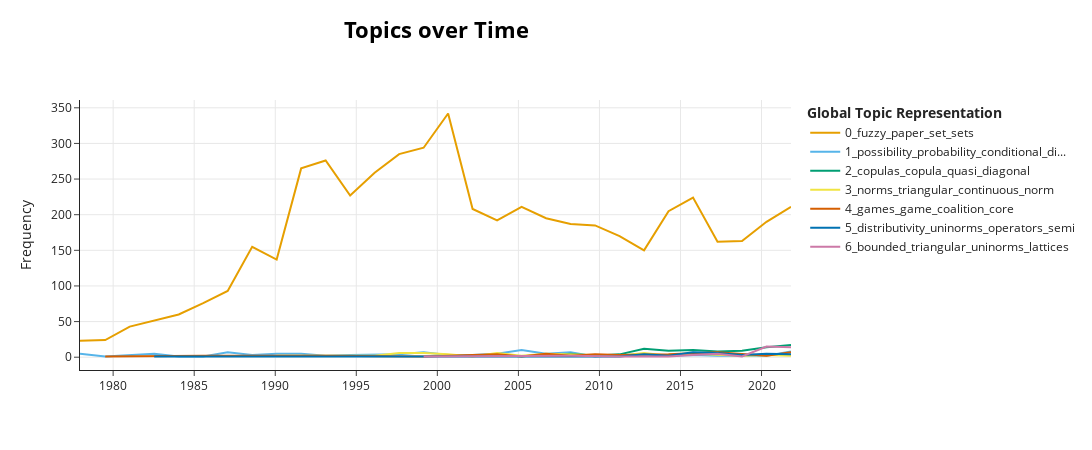

Notebook source saved alongside this figure:
### Code cell
top_n_topics = 7
img = topic_model.visualize_topics_over_time(topics_over_time, top_n_topics=top_n_topics)
img.show()

file_name = "plt\\plt_b_" + str(nr_bins) + "_t_" + str(top_n_topics) + ".html"
# img.write_image("test.png")
img.write_html(file_name)

### Figure 1 — Plotly figure (JSON) as saved in the notebook; plotly's stock layout.template omitted (floating-point values rounded to 4 significant figures)
{"data": [{"hoverinfo": "text", "hovertext": ["<b>Topic 0</b><br>Words: fuzzy, sets, decision, problem, paper", "<b>Topic 0</b><br>Words: fuzzy, decision, sets, formal, function", "<b>Topic 0</b><br>Words: fuzzy, set, paper, measure, subgroup", "<b>Topic 0</b><br>Words: fuzzy, paper, set, subgroups, sets", "<b>Topic 0</b><br>Words: fuzzy, paper, set, properties, linear", "<b>Topic 0</b><br>Words: fuzzy, set, paper, relation, sets", "<b>Topic 0</b><br>Words: fuzzy, set, sets, paper, problem", "<b>Topic 0</b><br>Words: fuzzy, paper, sets, linear, set", "<b>Topic 0</b><br>Words: fuzzy, set, paper, sets, theory", "<b>Topic 0</b><br>Words: fuzzy, paper, set, sets, spaces", "<b>Topic 0</b><br>Words: fuzzy, paper, sets, set, problem", "<b>Topic 0</b><br>Words: fuzzy, paper, set, method, sets", "<b>Topic 0</b><br>Words: fuzzy, paper, set, method, sets", "<b>Topic 0</b><br>Words: fuzzy, paper, sets, set, numbers", "<b>Topic 0</b><br>Words: fuzzy, paper, method, sets, set", "<b>Topic 0</b><br>Words: fuzzy, paper, method, sets, set", "<b>Topic 0</b><br>Words: fuzzy, paper, sets, model, proposed", "<b>Topic 0</b><br>Words: fuzzy, paper, based, proposed, data", "<b>Topic 0</b><br>Words: fuzzy, paper, sets, proposed, method", "<b>Topic 0</b><br>Words: fuzzy, paper, set, sets, based", "<b>Topic 0</b><br>Words: fuzzy, paper, proposed, based, method", "<b>Topic 0</b><br>Words: fuzzy, paper, sets, proposed, based", "<b>Topic 0</b><br>Words: fuzzy, paper, spaces, set, based", "<b>Topic 0</b><br>Words: fuzzy, paper, sets, set, proposed", "<b>Topic 0</b><br>Words: fuzzy, paper, proposed, set, results", "<b>Topic 0</b><br>Words: fuzzy, paper, based, proposed, method", "<b>Topic 0</b><br>Words: fuzzy, paper, proposed, systems, based", "<b>Topic 0</b><br>Words: fuzzy, paper, proposed, set, based", "<b>Topic 0</b><br>Words: fuzzy, paper, proposed, based, method", "<b>Topic 0</b><br>Words: fuzzy, paper, valued, set, proposed"], "marker": {"color": "#E69F00"}, "mode": "lines", "name": "0_fuzzy_paper_set_sets", "x": ["1977-12-15T10:39:21.600000", "1979-07-06T20:48:00", "1981-01-08T17:36:00", "1982-07-14T14:24:00", "1984-01-17T11:12:00", "1985-07-22T08:00:00", "1987-01-25T04:48:00", "1988-07-30T01:36:00", "1990-02-01T22:24:00", "1991-08-07T19:12:00", "1993-02-09T16:00:00", "1994-08-15T12:48:00", "1996-02-18T09:36:00", "1997-08-23T06:24:00", "1999-02-26T03:12:00", "2000-08-31T00:00:00", "2002-03-05T20:48:00", "2003-09-08T17:36:00", "2005-03-13T14:24:00", "2006-09-16T11:12:00", "2008-03-21T08:00:00", "2009-09-24T04:48:00", "2011-03-30T01:36:00", "2012-10-01T22:24:00", "2014-04-06T19:12:00", "2015-10-10T16:00:00", "2017-04-14T12:48:00", "2018-10-18T09:36:00", "2020-04-22T06:24:00", "2021-10-26T03:12:00"], "y": [23, 24, 43, 51, 60, 76, 93, 155, 137, 265, 276, 227, 259, 285, 294, 342, 208, 192, 211, 195, 187, 185, 170, 150, 205, 224, 162, 163, 190, 211], "type": "scatter"}, {"hoverinfo": "text", "hovertext": ["<b>Topic 1</b><br>Words: possibility, distribution, probability, conditional, theory", "<b>Topic 1</b><br>Words: probabilistic, space, probability, observers, measurable", "<b>Topic 1</b><br>Words: possibility, probability, certainty, probabilistic, poss", "<b>Topic 1</b><br>Words: probabilistic, hirota, constructed, called, considered", "<b>Topic 1</b><br>Words: certainty, possibility, definition, measure, distribution", "<b>Topic 1</b><br>Words: possibility, probability, information, distribution, possibilistic", "<b>Topic 1</b><br>Words: implausible, seemingly, distributions, probability, buoncristiani", "<b>Topic 1</b><br>Words: possibility, probability, ramer, evidence, distribution", "<b>Topic 1</b><br>Words: possibility, specificity, distribution, probability, qualitative", "<b>Topic 1</b><br>Words: probability, possibility, theory, parametrical, resemble", "<b>Topic 1</b><br>Words: uncertainty, fcds, principles, theory, dempster", "<b>Topic 1</b><br>Words: theory, probability, events, possibility, conditional", "<b>Topic 1</b><br>Words: possibility, probability, distribution, probabilities, conditional", "<b>Topic 1</b><br>Words: possibility, conditioning, independence, conditional, distributions", "<b>Topic 1</b><br>Words: ample, probability, possibility, theory, bayes", "<b>Topic 1</b><br>Words: possibility, necessity, instantiating, compatibility, modifier", "<b>Topic 1</b><br>Words: possibility, conditional, probability, fusion, possibilities", "<b>Topic 1</b><br>Words: possibility, probability, belief, imprecise, conditional", "<b>Topic 1</b><br>Words: possibility, negotiation, belief, probability, sources", "<b>Topic 1</b><br>Words: possibility, conditional, probability, dempster, information", "<b>Topic 1</b><br>Words: agreement, quantity, conflict, belief, prioritized", "<b>Topic 1</b><br>Words: merge, possibility, conditional, coherence, information", "<b>Topic 1</b><br>Words: probability, possibility, judgment, bayesian, belief", "<b>Topic 1</b><br>Words: conditional, implied, possibility, strike, volatility", "<b>Topic 1</b><br>Words: conditional, possibility, measures, neo, envelopes", "<b>Topic 1</b><br>Words: possibility, conditioning, uncertainty, resp, possibilistic", "<b>Topic 1</b><br>Words: conflict, possibility, consistency, measures, pyt", "<b>Topic 1</b><br>Words: nl, models, possibility, probabilities, sure", "<b>Topic 1</b><br>Words: possibility, belief, probability, uncertainty, conditional"], "marker": {"color": "#56B4E9"}, "mode": "lines", "name": "1_possibility_probability_conditional_di...", "x": ["1977-12-15T10:39:21.600000", "1979-07-06T20:48:00", "1982-07-14T14:24:00", "1984-01-17T11:12:00", "1985-07-22T08:00:00", "1987-01-25T04:48:00", "1988-07-30T01:36:00", "1990-02-01T22:24:00", "1991-08-07T19:12:00", "1993-02-09T16:00:00", "1994-08-15T12:48:00", "1996-02-18T09:36:00", "1997-08-23T06:24:00", "1999-02-26T03:12:00", "2000-08-31T00:00:00", "2002-03-05T20:48:00", "2003-09-08T17:36:00", "2005-03-13T14:24:00", "2006-09-16T11:12:00", "2008-03-21T08:00:00", "2009-09-24T04:48:00", "2011-03-30T01:36:00", "2012-10-01T22:24:00", "2014-04-06T19:12:00", "2015-10-10T16:00:00", "2017-04-14T12:48:00", "2018-10-18T09:36:00", "2020-04-22T06:24:00", "2021-10-26T03:12:00"], "y": [5, 1, 5, 1, 1, 7, 3, 5, 5, 2, 3, 3, 4, 7, 3, 3, 5, 10, 5, 7, 1, 3, 4, 2, 3, 2, 2, 2, 8], "type": "scatter"}, {"hoverinfo": "text", "hovertext": ["<b>Topic 2</b><br>Words: copulas, semilinear, concavity, families, aug", "<b>Topic 2</b><br>Words: copulas, copula, quasi, ageing, kendall", "<b>Topic 2</b><br>Words: copulas, quasi, copula, irreducible, discrete", "<b>Topic 2</b><br>Words: copulas, convergence, quasi, doubly, copula", "<b>Topic 2</b><br>Words: copulas, copula, diagonal, quasi, trivariate", "<b>Topic 2</b><br>Words: copulas, copula, diagonal, tail, opposite", "<b>Topic 2</b><br>Words: copulas, copula, diagonal, tail, dependence", "<b>Topic 2</b><br>Words: copulas, copula, diagonal, transformations, bivariate", "<b>Topic 2</b><br>Words: copulas, copula, diagonal, bivariate, quasi", "<b>Topic 2</b><br>Words: copulas, copula, quasi, rmm, bivariate", "<b>Topic 2</b><br>Words: copulas, copula, quasi, multivariate, bivariate"], "marker": {"color": "#009E73"}, "mode": "lines", "name": "2_copulas_copula_quasi_diagonal", "x": ["2006-09-16T11:12:00", "2008-03-21T08:00:00", "2009-09-24T04:48:00", "2011-03-30T01:36:00", "2012-10-01T22:24:00", "2014-04-06T19:12:00", "2015-10-10T16:00:00", "2017-04-14T12:48:00", "2018-10-18T09:36:00", "2020-04-22T06:24:00", "2021-10-26T03:12:00"], "y": [2, 5, 2, 4, 12, 9, 10, 8, 9, 14, 17], "type": "scatter"}, {"hoverinfo": "text", "hovertext": ["<b>Topic 3</b><br>Words: norms, appendix, norm, motivated, diagonal", "<b>Topic 3</b><br>Words: hellendoorn, norms, triplet, derivation, archimedean", "<b>Topic 3</b><br>Words: observation, bound, hellendoorn, deleted, twice", "<b>Topic 3</b><br>Words: norms, schweizer, triangular, sklar, check", "<b>Topic 3</b><br>Words: triangular, norms, norm, continuous, limit", "<b>Topic 3</b><br>Words: norms, triangular, continuous, norm, archimedean", "<b>Topic 3</b><br>Words: norms, continuous, triangular, archimedean, generators", "<b>Topic 3</b><br>Words: rth, norm, power, continuous, nd", "<b>Topic 3</b><br>Words: norms, subnorms, continuous, triangular, archimedean", "<b>Topic 3</b><br>Words: norms, continuous, answer, norm, triangular", "<b>Topic 3</b><br>Words: norms, reversible, norm, continuous, triangular", "<b>Topic 3</b><br>Words: norms, continuous, norm, archimedean, triangular", "<b>Topic 3</b><br>Words: smooth, norms, subnorms, continuous, bwt", "<b>Topic 3</b><br>Words: norms, triangular, associativity, continuous, migrative", "<b>Topic 3</b><br>Words: norms, triangular, norm, continuous, border", "<b>Topic 3</b><br>Words: norms, continuity, anov, stup, triangular", "<b>Topic 3</b><br>Words: norms, norm, continuous, homogeneous, pseudo", "<b>Topic 3</b><br>Words: norms, subnorms, mulholland, triangular, dominance", "<b>Topic 3</b><br>Words: generators, norms, conorms, triangular, additive", "<b>Topic 3</b><br>Words: norms, triangular, continuous, mulholland, generators", "<b>Topic 3</b><br>Words: tau, norms, generators, triangular, concavity"], "marker": {"color": "#F0E442"}, "mode": "lines", "name": "3_norms_triangular_continuous_norm", "x": ["1990-02-01T22:24:00", "1991-08-07T19:12:00", "1993-02-09T16:00:00", "1996-02-18T09:36:00", "1997-08-23T06:24:00", "1999-02-26T03:12:00", "2000-08-31T00:00:00", "2002-03-05T20:48:00", "2003-09-08T17:36:00", "2005-03-13T14:24:00", "2006-09-16T11:12:00", "2008-03-21T08:00:00", "2009-09-24T04:48:00", "2011-03-30T01:36:00", "2012-10-01T22:24:00", "2014-04-06T19:12:00", "2015-10-10T16:00:00", "2017-04-14T12:48:00", "2018-10-18T09:36:00", "2020-04-22T06:24:00", "2021-10-26T03:12:00"], "y": [2, 2, 1, 2, 6, 6, 4, 1, 6, 2, 5, 4, 3, 2, 6, 2, 5, 3, 2, 3, 2], "type": "scatter"}, {"hoverinfo": "text", "hovertext": ["<b>Topic 4</b><br>Words: persons, shapley, core, games, game", "<b>Topic 4</b><br>Words: games, coalitions, game, core, players", "<b>Topic 4</b><br>Words: game, excess, games, player, coalition", "<b>Topic 4</b><br>Words: vague, achievable, offs, coalition, coalitions", "<b>Topic 4</b><br>Words: games, tu, lexicographical, game, equalizer", "<b>Topic 4</b><br>Words: games, game, core, pamas, auctions", "<b>Topic 4</b><br>Words: games, committee, lp, game, situations", "<b>Topic 4</b><br>Words: games, game, cooperative, core, reduced", "<b>Topic 4</b><br>Words: games, core, enlarged, game, coalitions", "<b>Topic 4</b><br>Words: game, games, cooperative, core, coalition", "<b>Topic 4</b><br>Words: core, bargaining, game, games, shapley", "<b>Topic 4</b><br>Words: games, game, players, myerson, cooperative", "<b>Topic 4</b><br>Words: games, cooperate, game, players, core", "<b>Topic 4</b><br>Words: games, coalition, game, shapley, core", "<b>Topic 4</b><br>Words: games, coalition, harsanyi, game, shapley", "<b>Topic 4</b><br>Words: games, coalition, players, cooperative, game", "<b>Topic 4</b><br>Words: games, game, players, posedness, cooperative"], "marker": {"color": "#D55E00"}, "mode": "lines", "name": "4_games_game_coalition_core", "x": ["1979-07-06T20:48:00", "1985-07-22T08:00:00", "1993-02-09T16:00:00", "1999-02-26T03:12:00", "2000-08-31T00:00:00", "2003-09-08T17:36:00", "2005-03-13T14:24:00", "2006-09-16T11:12:00", "2008-03-21T08:00:00", "2009-09-24T04:48:00", "2011-03-30T01:36:00", "2012-10-01T22:24:00", "2014-04-06T19:12:00", "2017-04-14T12:48:00", "2018-10-18T09:36:00", "2020-04-22T06:24:00", "2021-10-26T03:12:00"], "y": [1, 2, 2, 1, 2, 4, 1, 5, 2, 4, 3, 3, 4, 7, 4, 2, 7], "type": "scatter"}, {"hoverinfo": "text", "hovertext": ["<b>Topic 5</b><br>Words: demorgan, operators, identity, distributivity, derived", "<b>Topic 5</b><br>Words: denotes, regularity, pointwise, usual, equation", "<b>Topic 5</b><br>Words: factorisation, algebraic, distributivity, polynomials, extreme", "<b>Topic 5</b><br>Words: distributivity, pairs, interesting, equation, solve", "<b>Topic 5</b><br>Words: uninorm, uninorms, conditionf, operators, modularity", "<b>Topic 5</b><br>Words: uninorms, operators, distributivity, uninorm, reversible", "<b>Topic 5</b><br>Words: uninorms, pseudosmooth, cu, operators, distributivity", "<b>Topic 5</b><br>Words: distributivity, idempotent, nullnorm, uninorm, having", "<b>Topic 5</b><br>Words: uninorms, implications, distributivity, derived, disjunctive", "<b>Topic 5</b><br>Words: distributivity, uninorms, nullnorms, consideration, assumption", "<b>Topic 5</b><br>Words: reversibility, self, unit, binary, shift", "<b>Topic 5</b><br>Words: uninorms, semi, distributive, conditions, operators", "<b>Topic 5</b><br>Words: distributivity, uninorms, nullnorm, uninorm, equation", "<b>Topic 5</b><br>Words: uninorms, distributivity, semi, nullnorms, classes", "<b>Topic 5</b><br>Words: distributivity, uninorms, nullnorms, semi, operators", "<b>Topic 5</b><br>Words: distributivity, modularity, operators, uninorms, semi", "<b>Topic 5</b><br>Words: distributivity, uninorms, operators, uninorm, modularity", "<b>Topic 5</b><br>Words: distributivity, uninorm, uninorms, operators, mayor", "<b>Topic 5</b><br>Words: distributivity, uninorms, conditional, semi, operators"], "marker": {"color": "#0072B2"}, "mode": "lines", "name": "5_distributivity_uninorms_operators_semi", "x": ["1982-07-14T14:24:00", "1987-01-25T04:48:00", "1994-08-15T12:48:00", "1999-02-26T03:12:00", "2000-08-31T00:00:00", "2002-03-05T20:48:00", "2003-09-08T17:36:00", "2005-03-13T14:24:00", "2006-09-16T11:12:00", "2008-03-21T08:00:00", "2009-09-24T04:48:00", "2011-03-30T01:36:00", "2012-10-01T22:24:00", "2014-04-06T19:12:00", "2015-10-10T16:00:00", "2017-04-14T12:48:00", "2018-10-18T09:36:00", "2020-04-22T06:24:00", "2021-10-26T03:12:00"], "y": [1, 1, 1, 1, 1, 2, 2, 1, 1, 1, 1, 1, 4, 2, 7, 6, 3, 5, 4], "type": "scatter"}, {"hoverinfo": "text", "hovertext": ["<b>Topic 6</b><br>Words: norm, lists, condition, orderings, multidimensional", "<b>Topic 6</b><br>Words: uninorms, right, left, residual, coimplicators", "<b>Topic 6</b><br>Words: norms, ordinal, bounded, sum, triangular", "<b>Topic 6</b><br>Words: element, uninorms, neutral, uninorm, bounded", "<b>Topic 6</b><br>Words: triangular, bounded, nullnorms, uninorms, lattices", "<b>Topic 6</b><br>Words: bounded, triangular, nullnorms, lattice, norms", "<b>Topic 6</b><br>Words: bounded, uninorms, triangular, lattices, neutral", "<b>Topic 6</b><br>Words: bounded, triangular, uninorms, lattices, norms", "<b>Topic 6</b><br>Words: bounded, triangular, lattices, nullnorms, uninorms"], "marker": {"color": "#CC79A7"}, "mode": "lines", "name": "6_bounded_triangular_uninorms_lattices", "x": ["1999-02-26T03:12:00", "2008-03-21T08:00:00", "2011-03-30T01:36:00", "2014-04-06T19:12:00", "2015-10-10T16:00:00", "2017-04-14T12:48:00", "2018-10-18T09:36:00", "2020-04-22T06:24:00", "2021-10-26T03:12:00"], "y": [1, 2, 1, 1, 3, 5, 1, 15, 14], "type": "scatter"}], "layout": {"xaxis": {"showgrid": true}, "yaxis": {"showgrid": true, "title": {"text": "Frequency"}}, "title": {"font": {"size": 22, "color": "Black"}, "text": "<b>Topics over Time</b>", "y": 0.95, "x": 0.4, "xanchor": "center", "yanchor": "top"}, "hoverlabel": {"font": {"size": 16, "family": "Rockwell"}, "bgcolor": "white"}, "width": 1250, "height": 450, "legend": {"title": {"text": "<b>Global Topic Representation"}}}}
